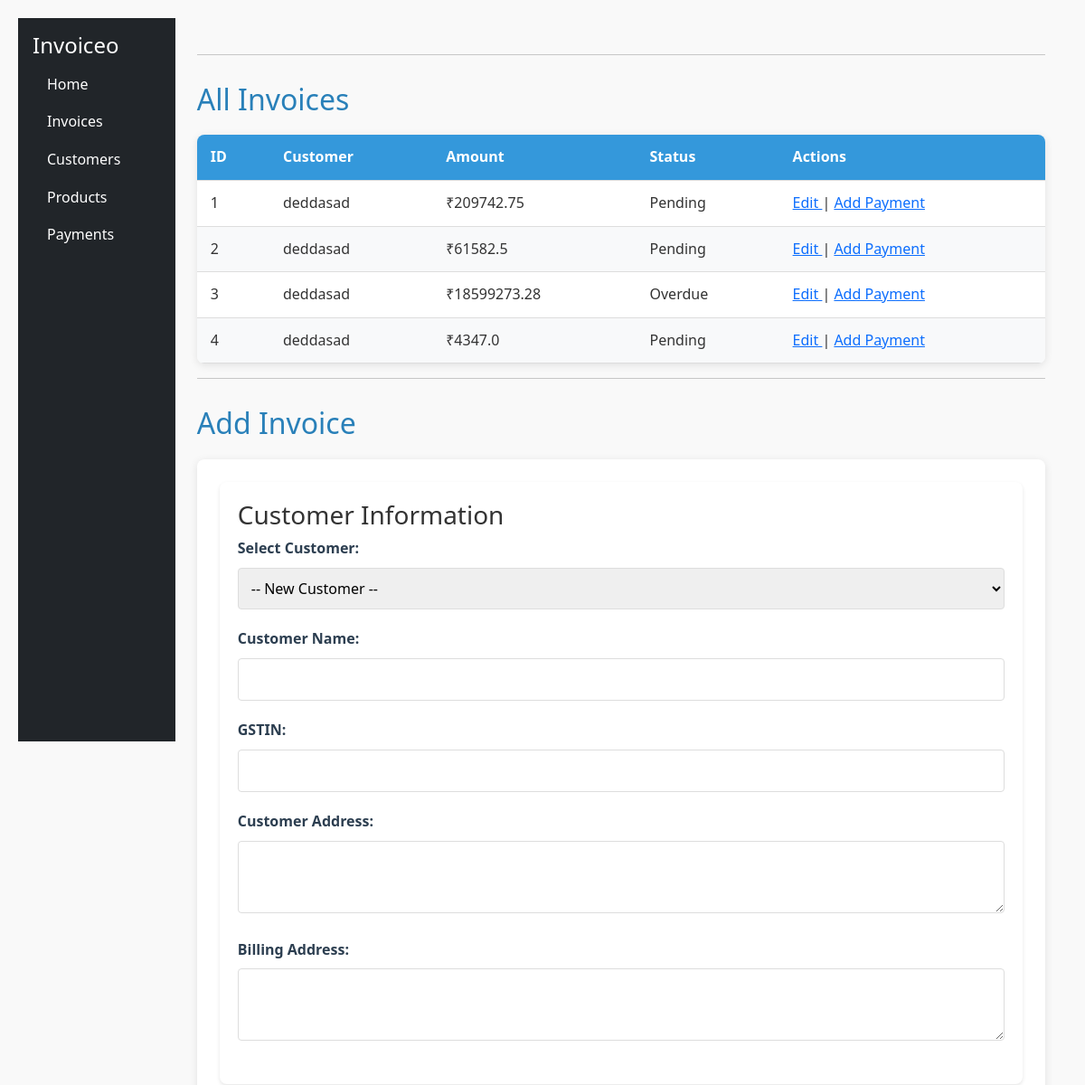
The app's page /invoices (upper part), older data.
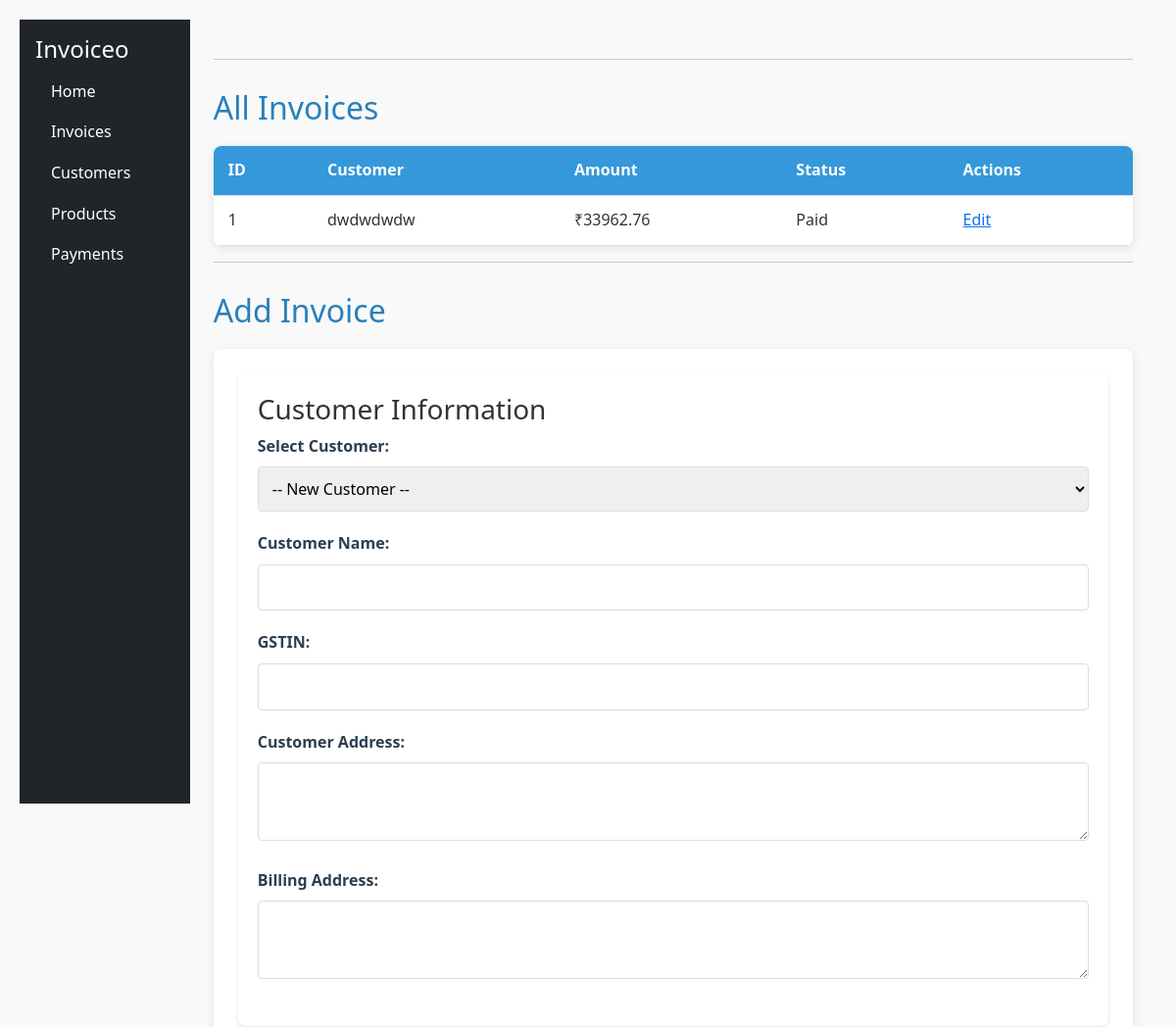
The same page, newer data.
### app.py (models this page shows)
class Invoice(db.Model):
    id = db.Column(db.Integer, primary_key=True)
    customer_name = db.Column(db.String(100), nullable=False)
    customer_gstin = db.Column(db.String(15), nullable=False)
    amount = db.Column(db.Float, nullable=False)
    customer_address = db.Column(db.String(300), nullable=False)
    billing_address = db.Column(db.String(300), nullable=False)
    status = db.Column(db.String(20), default="Pending")
    items = db.relationship('InvoiceItem', backref='invoice', cascade='all, delete-orphan')
    payments = db.relationship('Payment', backref='invoice', cascade='all, delete-orphan')
    @property
    def total_paid(self):
        return sum(p.amount for p in self.payments)
    @property
    def balance(self):
        return round(self.amount - self.total_paid, 2)

### app.py (the view)
@app.route('/invoices')
def invoices():
    return render_template(
        'invoices.html',
        invoices=Invoice.query.all(),
        customers=Customer.query.all(),
        products=Product.query.all()
    )

### templates/invoices.html (shortened to what this page needs)
{% extends 'base.html' %}
{% block content %}
<hr>
<h2>All Invoices</h2>
{% if invoices %}
<table>
    <thead>
        <tr>
            <th>ID</th>
            <th>Customer</th>
            <th>Amount</th>
            <th>Status</th>
            <th>Actions</th>
        </tr>
    </thead>
    <tbody>
    {% for invoice in invoices %}
    <tr>
        <td>{{ invoice.id }}</td>
        <td>{{ invoice.customer_name }}</td>
        <td>₹{{ invoice.amount }}</td>
        <td>{{ invoice.status }}</td>
        <td>
            <a href="{{ url_for('edit_invoice', id=invoice.id) }}" class="btn-edit">
                Edit
            </a>
            {% if invoice.balance > 0 %}
        |       <a href="{{ url_for('add_payment', invoice_id=invoice.id) }}">
            Add Payment
          </a>
    {% endif %}
        </td>
    </tr>
{% endfor %}
    </tbody>
</table>
{% else %}
<p>No invoices found.</p>
{% endif %}
<link rel="stylesheet" href="{{ url_for('static', filename='invoice.css') }}">
<hr>
<h2>Add Invoice</h2>
<form method="POST" action="/add_invoice">
<div class="form-section">
    <h3>Customer Information</h3>
    <div class="form-group">
        <label>Select Customer:</label>
        <select name="customer_id" id="customer_id" onchange="fillCustomerDetails()">
            <option value="">-- New Customer --</option>
        </select>
    </div>
    <div class="form-group">
        <label>Customer Name:</label>
        <input type="text" name="customer_name" id="customer_name" required>
    </div>
    <div class="form-group">
        <label>GSTIN:</label>
        <input type="text" name="customer_gstin" id="customer_gstin" required>
    </div>
    <div class="form-group">
        <label>Customer Address:</label>
        <textarea name="customer_address" id="customer_address" required></textarea>
    </div>
    <div class="form-group">
        <label>Billing Address:</label>
        <textarea name="billing_address" id="billing_address" required></textarea>
    </div>
</div>
</form>
{% endblock %}

### templates/base.html (shortened to what this page needs)
<!DOCTYPE html>
<html lang="en">
<head>
    <link rel="stylesheet" href="https://cdn.jsdelivr.net/npm/bootstrap@5.3.0/dist/css/bootstrap.min.css">
</head>
<body>
    <div class="d-flex">
        <div class="bg-dark text-white p-3" style="width: 200px; height: 100vh;">
            <h4>Invoiceo</h4>
            <ul class="nav flex-column">
                <li class="nav-item"><a href="/" class="nav-link text-white">Home</a></li>
                <li class="nav-item"><a href="/invoices" class="nav-link text-white">Invoices</a></li>
                <li class="nav-item"><a href="/customers" class="nav-link text-white">Customers</a></li>
                <li class="nav-item"><a href="/products" class="nav-link text-white">Products</a></li>
                <li class="nav-item"><a href="/payments" class="nav-link text-white">Payments</a></li>
            </ul>
        </div>
        <div class="p-4" style="width: 100%;">
            {% block content %}{% endblock %}
        </div>
    </div>
</body>
</html>

### static/invoice.css (style rules this page uses)
body { font-family: 'Segoe UI', Tahoma, Geneva, Verdana, sans-serif; line-height: 1.6; color: #333; max-width: 1200px; margin: 0 auto; padding: 20px; background-color: #f9f9f9; }
h1, h2 { color: #2c3e50; margin-bottom: 20px; }
h2 { color: #2980b9; margin-top: 30px; }
form { background: white; padding: 25px; border-radius: 8px; box-shadow: 0 2px 10px rgba(0, 0, 0, 0.1); margin-bottom: 30px; }
.form-group { margin-bottom: 20px; }
label { display: block; margin-bottom: 8px; font-weight: 600; color: #2c3e50; }
input[type="text"], input[type="number"], select, textarea { width: 100%; padding: 10px; border: 1px solid #ddd; border-radius: 4px; font-size: 16px; transition: border-color 0.3s; }
textarea { min-height: 80px; resize: vertical; }
table { width: 100%; border-collapse: collapse; margin-top: 20px; background: white; box-shadow: 0 2px 10px rgba(0, 0, 0, 0.1); border-radius: 8px; overflow: hidden; }
th, td { padding: 12px 15px; text-align: left; border-bottom: 1px solid #ddd; }
th { background-color: #3498db; color: white; font-weight: 600; }
.form-section { background: white; padding: 20px; border-radius: 8px; box-shadow: 0 2px 4px rgba(0,0,0,0.1); margin-bottom: 20px; }

Row changes from the older to the newer data that the page shows:
removed Invoice: id "2", customer_name "deddasad", amount "61582.5", status "Pending"
removed Invoice: id "3", customer_name "deddasad", amount "18599273.28", status "Overdue"
removed Invoice: id "4", customer_name "deddasad", amount "4347.0", status "Pending"
changed Invoice id 1: customer_name "deddasad" → "dwdwdwdw"; amount "209742.75" → "33962.76"; status "Pending" → "Paid"; no longer shows "| Add Payment"
